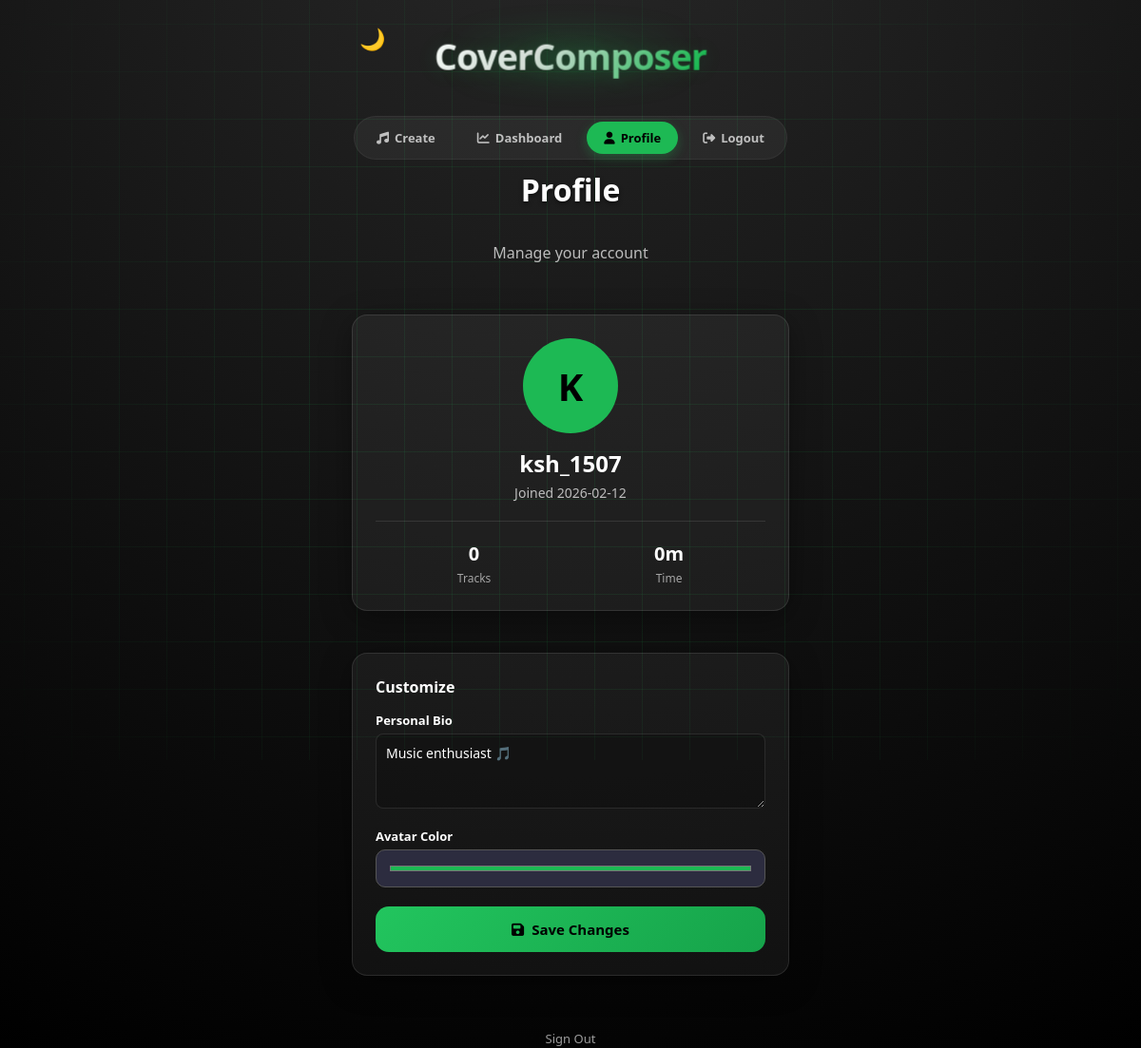
The app's page /profile (signed in), older data.
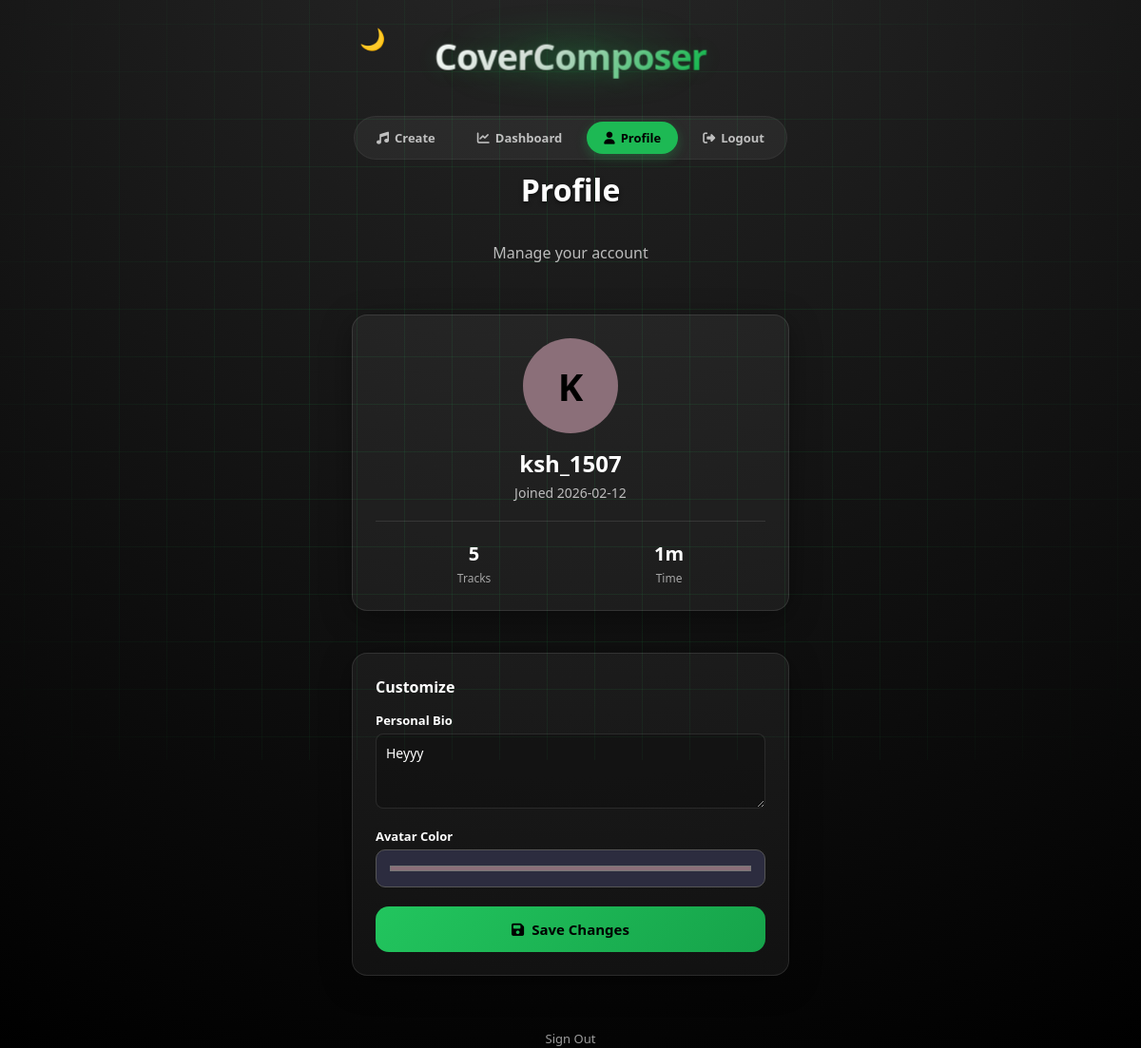
The same page, newer data.
### main.py (models this page shows)
class User(Base):
    __tablename__ = "users"
    id = Column(Integer, primary_key=True, index=True)
    username = Column(String, unique=True, index=True)
    hashed_password = Column(String)
    bio = Column(String, nullable=True, default="Music enthusiast 🎵")
    avatar_color = Column(String, default="#1db954")
    created_date = Column(String, default=datetime.now().strftime("%Y-%m-%d"))
    tracks = relationship("Track", back_populates="owner")

### main.py (the view)
@app.get("/profile", response_class=HTMLResponse)
def profile(request: Request, user: User = Depends(get_current_user), db: Session = Depends(get_db)):
    if not user: return RedirectResponse("/login")
    tracks = db.query(Track).filter(Track.owner_id == user.id).all()
    return templates.TemplateResponse("profile.html", {
        "request": request, "user": user,
        "total_tracks": len(tracks), "total_duration": sum(t.duration for t in tracks),
        "member_since": user.created_date
    })

### templates/profile.html (shortened to what this page needs)
<!DOCTYPE html>
<html lang="en">
<head>
    <link rel="stylesheet" href="/static/style.css">
    <link rel="stylesheet" href="https://cdnjs.cloudflare.com/ajax/libs/font-awesome/6.4.0/css/all.min.css">
</head>
<body class="dark">
    <header class="topbar">
        <div class="theme-toggle" id="themeToggle">🌙</div>
        <div class="brand small">
            <span class="logo-text">CoverComposer</span>
            <span class="logo-glow"></span>
        </div>
        <div class="nav-menu">
            <a href="/" class="nav-link"><i class="fas fa-music"></i> Create</a>
            <a href="/dashboard" class="nav-link"><i class="fas fa-chart-line"></i> Dashboard</a>
            <a href="/profile" class="nav-link active"><i class="fas fa-user"></i> Profile</a>
            <a href="/logout" class="nav-link"><i class="fas fa-sign-out-alt"></i> Logout</a>
        </div>
    </header>
    <div class="container page-enter">
        <h2 class="headline">Profile</h2>
        <p class="subtitle">Manage your account</p>
        <div class="card profile-card">
            <div class="avatar-large" style="background: {{ user.avatar_color }};">
                {{ user.username[0].upper() }}
            </div>
            <div class="profile-name">{{ user.username }}</div>
            <div class="profile-meta">Joined {{ member_since }}</div>
            <div class="stat-bar">
                <div class="stat-it">
                    <span class="stat-val">{{ total_tracks }}</span>
                    <span class="stat-lab">Tracks</span>
                </div>
                <div class="stat-it">
                    <span class="stat-val">{{ (total_duration // 60) }}m</span>
                    <span class="stat-lab">Time</span>
                </div>
            </div>
        </div>
        <div class="card">
            <h3 style="margin-top: 0; margin-bottom: 15px; font-size: 16px;">Customize</h3>
            <form action="/profile/update" method="POST" class="edit-form">
                <div style="margin-bottom: 15px;">
                    <label>Personal Bio</label>
                    <textarea name="bio" rows="3">{{ user.bio }}</textarea>
                </div>
                <div style="margin-bottom: 20px;">
                    <label>Avatar Color</label>
                    <input type="color" name="avatar_color" class="color-input" value="{{ user.avatar_color }}">
                </div>
                <button
  type="submit"
  style="
    width: 100%;
    margin-top: 10px;
    padding: 14px;
    border-radius: 14px;
    border: none;
    font-size: 15px;
    font-weight: 600;
    cursor: pointer;
    background: linear-gradient(135deg, #22c55e, #16a34a);
    color: black;
    display: flex;
    align-items: center;
    justify-content: center;
    gap: 8px;
  "
>
  <i class="fas fa-save"></i>
  Save Changes
</button>
            </form>
        </div>
        <div style="margin-top: 30px; opacity: 0.6; text-align: center;">
            <a href="/logout" style="text-decoration: none; color: inherit; font-size: 13px;">Sign Out</a>
        </div>
    </div>
</body>
</html>

### static/style.css (style rules this page uses)
:root { --green: #1db954; --dark-bg: radial-gradient(circle at 50% -20%, #2a2a2a, #000000); --light-bg: linear-gradient(135deg, #f7f7f7, #eaeaea); --dark-card: rgba(30, 30, 30, 0.6); --light-card: #ffffff; }
body.dark::before { content: ""; position: fixed; top: 0; left: 0; width: 100vw; height: 100vh; background-image: linear-gradient(rgba(29, 185, 84, 0.1) 1px, transparent 1px), linear-gradient(90deg, rgba(29, 185, 84, 0.1) 1px, transparent 1px); background-size: 50px 50px; background-position: center; z-index: -1; pointer-events: none; mask-image: radial-gradient(circle at center, black 40%, transparent 100%); -webkit-mask-image: radial-gradient(circle at center, black 40%, transparent 100%); }
* { box-sizing: border-box; font-family: "Segoe UI", sans-serif; }
body { margin: 0; min-height: 100vh; transition: background 0.6s, color 0.6s; }
body.dark { background: var(--dark-bg); color: white; }
body.dark select, body.dark input { background-color: #2c2c3f !important; color: #ffffff !important; border: 1px solid #555 !important; padding: 12px; border-radius: 10px; width: 100%; appearance: none; -webkit-appearance: none; -moz-appearance: none; }
.container { width: 100%; max-width: 500px; margin: 0 auto; padding: 0 20px; display: flex; flex-direction: column; align-items: stretch; gap: 24px; }
.page-enter { animation: page-slide-up 0.6s cubic-bezier(0.2, 0.8, 0.2, 1) forwards; }
.card { background: var(--dark-card); padding: 24px; border-radius: 16px; box-shadow: 0 4px 20px rgba(0, 0, 0, 0.3); transition: transform 0.3s, box-shadow 0.3s; }
.topbar { display: flex; flex-direction: column; align-items: center; padding: 20px 20px 10px 20px; position: relative; gap: 15px; max-width: 500px; margin: 0 auto; background: transparent; }
.theme-toggle { cursor: pointer; font-size: 22px; position: absolute; left: 28px; top: 25px; z-index: 10; }
.brand { position: relative; display: flex; align-items: center; justify-content: center; margin-bottom: 20px; padding: 10px; z-index: 5; }
.brand.small { margin-bottom: 10px; transform: scale(0.9); }
.logo-text { font-size: 42px; font-weight: 800; letter-spacing: -1px; background: linear-gradient(120deg, #ffffff 0%, #e0e0e0 20%, var(--green) 50%, #e0e0e0 80%, #ffffff 100%); background-size: 200% auto; -webkit-background-clip: text; -webkit-text-fill-color: transparent; background-clip: text; position: relative; z-index: 2; text-shadow: 0 4px 24px rgba(29, 185, 84, 0.2); animation: text-enter 1s cubic-bezier(0.2, 0.8, 0.2, 1) forwards, shine 8s linear infinite; }
.logo-glow { position: absolute; top: 50%; left: 50%; transform: translate(-50%, -50%); width: 120%; height: 60%; background: radial-gradient(circle, rgba(29, 185, 84, 0.4) 0%, rgba(29, 185, 84, 0) 70%); filter: blur(20px); z-index: 1; opacity: 0.6; animation: glow-pulse 3s infinite alternate; }
.headline { text-align: center; font-size: 32px; font-weight: 700; margin: 0 0 10px 0; color: white; text-shadow: 0 2px 4px rgba(0, 0, 0, 0.5); }
.subtitle { text-align: center; font-size: 16px; color: rgba(255, 255, 255, 0.7); margin: 0 0 30px 0; }
.nav-menu { position: relative; right: auto; display: inline-flex; gap: 8px; align-items: center; background: rgba(255, 255, 255, 0.05); padding: 5px; border-radius: 30px; border: 1px solid rgba(255, 255, 255, 0.05); }
.nav-link { color: inherit; text-decoration: none; font-size: 13px; font-weight: 600; padding: 8px 18px; border-radius: 24px; transition: all 0.3s; display: flex; align-items: center; gap: 6px; opacity: 0.7; }
.nav-link.active { background: var(--green); color: black; opacity: 1; box-shadow: 0 4px 12px rgba(29, 185, 84, 0.3); }
.card { background: rgba(255, 255, 255, 0.05) !important; backdrop-filter: blur(10px); -webkit-backdrop-filter: blur(10px); border: 1px solid rgba(255, 255, 255, 0.1); box-shadow: 0 8px 32px 0 rgba(0, 0, 0, 0.37); }

Row changes from the older to the newer data that the page shows:
changed User "ksh_1507": bio "Music enthusiast 🎵" → "Heyyy"; avatar_color "#1db954" → "#8b6f79"
Text that changed along with them:
{{ total_tracks }}: "0" → "5"
{{ (total_duration // 60) }}: "0" → "1"
